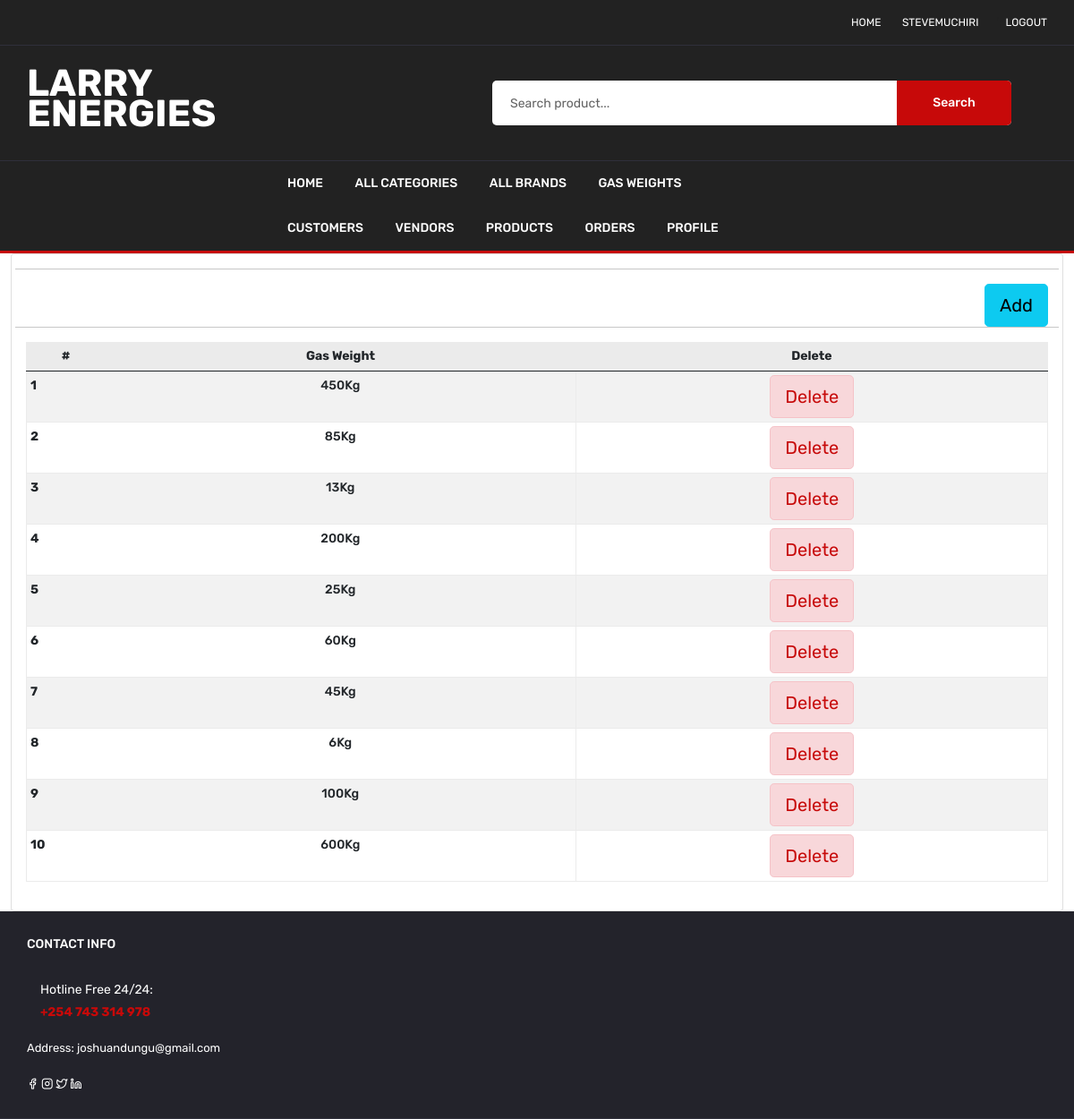
The app's page /admin/gas_weight.php (signed in) with its own data.
### tables this page shows
CREATE TABLE `gas_weight` (
  `weight_id` int(100) NOT NULL,
  `gas_weight` int(100) NOT NULL
);

### admin/gas_weight.php (the view, shortened to what this page needs)
<!DOCTYPE html>
<html lang="en">
<?php include 'includes/header.php'; ?>
<body>
    <div id="main-wrapper">
        <?php
        include 'includes/header_area_menu.php';
        ?>
        <div class="content-body">
            <div class="container-fluid">
                <div class="card">
                    <div class="card-body">
                        <div class="row">
                            <hr>
                            <div align="right">
                                <button type="button" id="add_button" class="btn btn-info btn-lg"> <a
                                        href="add_gas_weight.php">Add</a>
                                </button>
                            </div>
                            <hr>
                            <div class="table-responsive">
                                <table class="table table-striped table-sm">
                                    <thead>
                                        <tr>
                                            <th>#</th>
                                            <th>Gas Weight</th>
                                            <th>Delete</th>
                                        </tr>
                                    </thead>
                                    <tbody id="product_list">
                                        <?php
                                        require_once 'db/db.php';
                                        $query = mysqli_query($con, "SELECT * FROM gas_weight ");
                                        $cnt = 1;
                                        while ($row = mysqli_fetch_array($query)) {
                                        ?>
                                        <tr>
                                            <th scope="row"><?php echo $cnt; ?></th>
                                            <td><?php echo $row['gas_weight']; ?>Kg</td>
                                            <td>
                                                <button class="btn btn alert-danger btn-lg"><a
                                                        href="gas_weight.php?delid=<?php echo $row['weight_id']; ?>"
                                                        onclick="return confirm('Are you sure you want to delete this gas weight')">Delete</a></button>
                                            </td>
                                            <?php $cnt++;
                                        } ?>
                                    </tbody>
                                </table>
                            </div>
                        </div>
                    </div>
                </div>
            </div>
        </div>
    </div>
    <?php
    include 'includes/footer.php';
    ?>
</body>
</html>

### records on screen
gas_weight: gas_weight "450"
gas_weight: gas_weight "85"
gas_weight: gas_weight "13"
gas_weight: gas_weight "200"
gas_weight: gas_weight "25"
gas_weight: gas_weight "60"
gas_weight: gas_weight "45"
gas_weight: gas_weight "6"
gas_weight: gas_weight "100"
gas_weight: gas_weight "600"

### other values on screen
$_SESSION["name"] "STEVEMUCHIRI"
